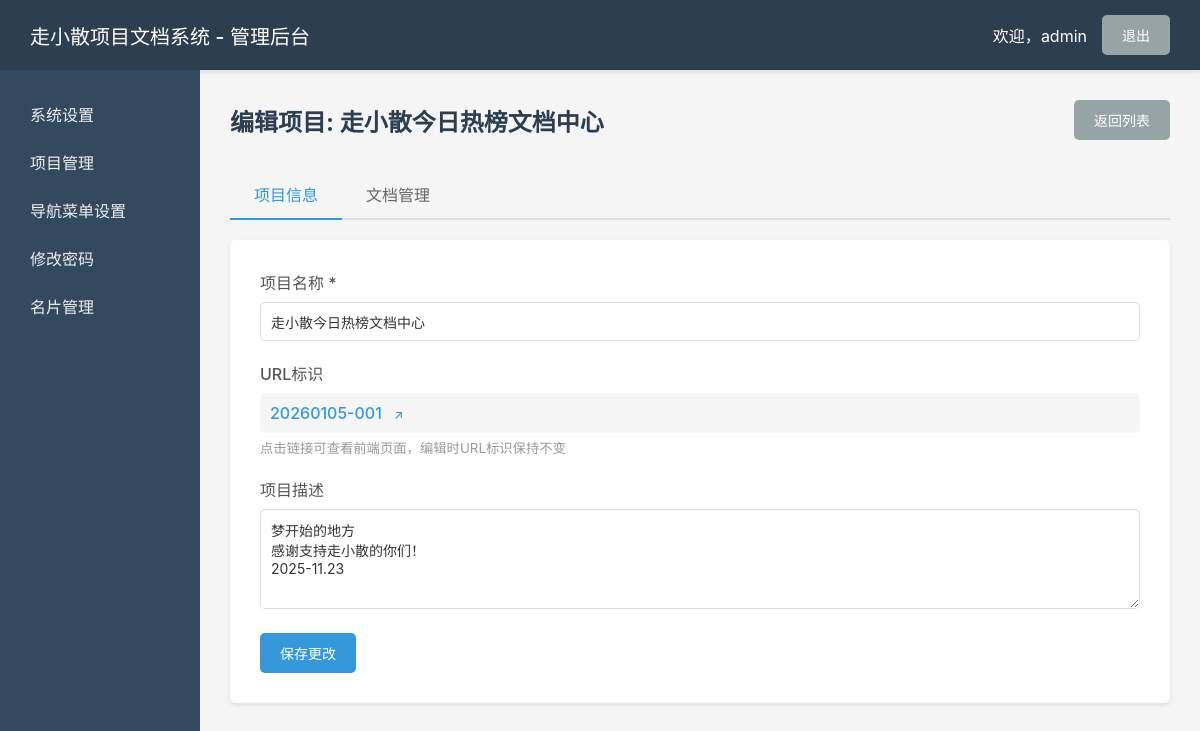
The app's page /admin/project_edit.php?id=10 (signed in) with its own data.
### tables this page shows
CREATE TABLE `settings` (
  `id` int(11) NOT NULL AUTO_INCREMENT,
  `setting_key` varchar(100) NOT NULL COMMENT '设置键名',
  `setting_value` text COMMENT '设置值',
  `updated_at` datetime DEFAULT CURRENT_TIMESTAMP ON UPDATE CURRENT_TIMESTAMP,
  PRIMARY KEY (`id`),
  UNIQUE KEY `setting_key` (`setting_key`)
);

CREATE TABLE `projects` (
  `id` int(11) NOT NULL AUTO_INCREMENT,
  `name` varchar(255) NOT NULL COMMENT '项目名称',
  `description` text COMMENT '项目描述',
  `slug` varchar(255) NOT NULL COMMENT 'URL友好标识',
  `logo` varchar(255) DEFAULT NULL COMMENT 'Logo路径',
  `created_at` datetime DEFAULT CURRENT_TIMESTAMP,
  `updated_at` datetime DEFAULT CURRENT_TIMESTAMP ON UPDATE CURRENT_TIMESTAMP,
  PRIMARY KEY (`id`),
  UNIQUE KEY `slug` (`slug`)
);

### config/url_helper.php (called while the page is built, shortened)
<?php
function projectUrl($project_slug) {
    $base = rtrim(BASE_URL, '/');
    return $base . '/' . $project_slug;
}
function chapterUrl($project_slug, $chapter_slug) {
    if (empty($chapter_slug)) {
        return projectUrl($project_slug);
    }
    $base = rtrim(BASE_URL, '/');
    return $base . '/' . $project_slug . '/' . $chapter_slug;
}

### admin/project_edit.php (the view, shortened to what this page needs)
<?php
$db = Database::getInstance()->getConnection();
$project_id = $_GET['id'] ?? 0;
function getSetting($db, $key, $default = '') {
    $stmt = $db->prepare("SELECT setting_value FROM settings WHERE setting_key = ?");
    $stmt->execute([$key]);
    $result = $stmt->fetch();
    return $result ? $result['setting_value'] : $default;
}
$display_site_name = getSetting($db, 'site_name', SITE_NAME);
$stmt = $db->prepare("SELECT * FROM projects WHERE id = ?");
$stmt->execute([$project_id]);
$project = $stmt->fetch();
?>
<!DOCTYPE html>
<html lang="zh-CN">
<head>
    <link rel="stylesheet" href="assets/admin.css">
    <link rel="stylesheet" href="assets/custom-styles.css">
</head>
<body>
    <div class="admin-header">
        <h1><?php echo htmlspecialchars($display_site_name); ?> - 管理后台</h1>
        <div class="admin-actions">
            <span>欢迎，<?php echo htmlspecialchars($_SESSION['admin_username']); ?></span>
            <a href="logout.php" class="btn btn-secondary">退出</a>
        </div>
    </div>
    <div class="admin-container">
        <div class="admin-sidebar">
            <nav>
                <a href="system_settings.php">系统设置</a>
                <a href="index.php">项目管理</a>
                <a href="nav_menu.php">导航菜单设置</a>
                <a href="change_password.php">修改密码</a>
                <a href="card_management.php">名片管理</a>
            </nav>
        </div>
        <div class="admin-content">
            <div class="page-header">
                <h2>编辑项目: <?php echo htmlspecialchars($project['name']); ?></h2>
                <a href="index.php" class="btn btn-secondary">返回列表</a>
            </div>
            <div class="project-tabs">
                <a href="project_edit.php?id=<?php echo $project_id; ?>" class="active">项目信息</a>
                <a href="chapter_list.php?project_id=<?php echo $project_id; ?>">文档管理</a>
            </div>
            <div style="background: white; padding: 30px; border-radius: 5px; box-shadow: 0 2px 4px rgba(0,0,0,0.1);">
                <form method="POST">
                    <div class="form-group">
                        <label>项目名称 *</label>
                        <input type="text" name="name" required value="<?php echo htmlspecialchars($project['name']); ?>">
                    </div>
                    <div class="form-group">
                        <label>URL标识</label>
                        <div style="padding: 10px; background: #f5f5f5; border-radius: 5px;">
                            <a href="<?php echo chapterUrl($project['slug'], ''); ?>" target="_blank" style="color: #3498db; text-decoration: none; font-weight: 500;">
                                <?php echo htmlspecialchars($project['slug']); ?>
                                <span style="margin-left: 8px; font-size: 12px;">↗</span>
                            </a>
                        </div>
                        <small style="color: #999; margin-top: 5px; display: block;">点击链接可查看前端页面，编辑时URL标识保持不变</small>
                    </div>
                    <div class="form-group">
                        <label>项目描述</label>
                        <textarea name="description"><?php echo htmlspecialchars($project['description'] ?? ''); ?></textarea>
                    </div>
                    <button type="submit" class="btn btn-primary">保存更改</button>
                </form>
            </div>
        </div>
    </div>
</body>
</html>

### admin/assets/admin.css (style rules this page uses)
* { margin: 0; padding: 0; box-sizing: border-box; }
body { font-family: -apple-system, BlinkMacSystemFont, 'Segoe UI', 'PingFang SC', 'Hiragino Sans GB', 'Microsoft YaHei', sans-serif; background: #f5f5f5; }
.admin-header { background: #2c3e50; color: white; padding: 15px 30px; display: flex; justify-content: space-between; align-items: center; box-shadow: 0 2px 4px rgba(0,0,0,0.1); }
.admin-header h1 { font-size: 20px; font-weight: 500; }
.admin-actions { display: flex; align-items: center; gap: 15px; }
.admin-container { display: flex; min-height: calc(100vh - 60px); }
.admin-sidebar { width: 200px; background: #34495e; padding: 20px 0; }
.admin-sidebar nav a { display: block; padding: 12px 30px; color: #ecf0f1; text-decoration: none; transition: background 0.3s; }
.admin-content { flex: 1; padding: 30px; }
.page-header { display: flex; justify-content: space-between; align-items: center; margin-bottom: 30px; }
.page-header h2 { font-size: 24px; color: #2c3e50; }
.btn { display: inline-block; padding: 10px 20px; border: none; border-radius: 5px; text-decoration: none; cursor: pointer; font-size: 14px; transition: background 0.3s; }
.btn-primary { background: #3498db; color: white; }
.btn-secondary { background: #95a5a6; color: white; }
.form-group { margin-bottom: 20px; }
.form-group label { display: block; margin-bottom: 8px; color: #555; font-weight: 500; }
.form-group input[type="text"], .form-group input[type="number"]:not(.order-input-field), .form-group input[type="file"], .form-group textarea, .form-group select { width: 100%; padding: 10px; border: 1px solid #ddd; border-radius: 5px; font-size: 14px; transition: border-color 0.3s, box-shadow 0.3s; background: white; color: #333; font-family: inherit; }
.form-group textarea { min-height: 100px; resize: vertical; }
.data-table, .chapter-list, .admin-content { scrollbar-width: thin; scrollbar-color: #cbd5e0 #f7fafc; }

### admin/project_edit.php (style rules this page uses)
.project-tabs { display: flex; border-bottom: 2px solid #ddd; margin-bottom: 20px; }
.project-tabs a { padding: 12px 24px; text-decoration: none; color: #666; border-bottom: 2px solid transparent; margin-bottom: -2px; }
.project-tabs a.active { color: #3498db; border-bottom-color: #3498db; }

### records on screen
settings: setting_value "走小散项目文档系统"
projects: name "走小散今日热榜文档中心", slug "20260105-001", description "梦开始的地方 感谢支持走小散的你们！ 2025-11.23"

### other values on screen
$_SESSION['admin_username'] "admin"
